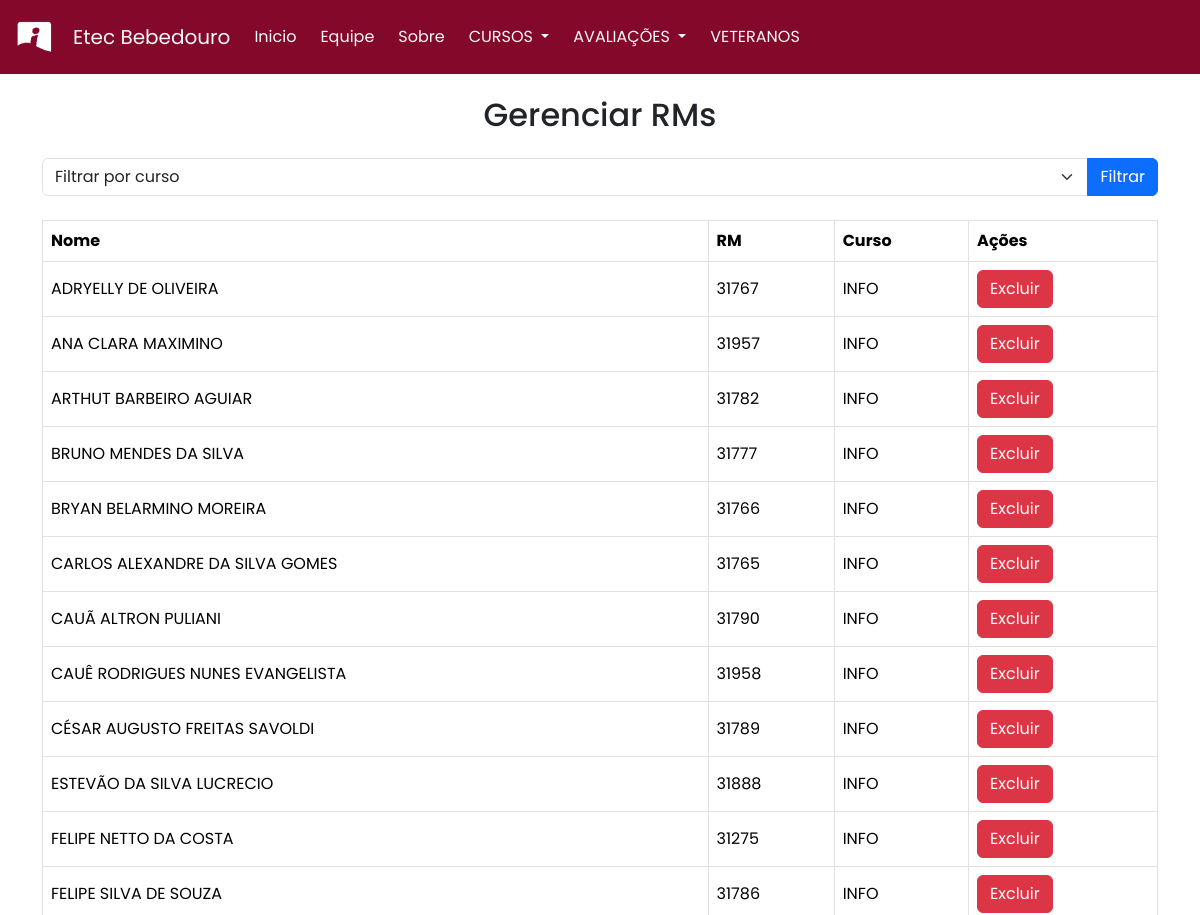
The page /Pages/ADM_VET.php (upper part) on the database as committed earlier.
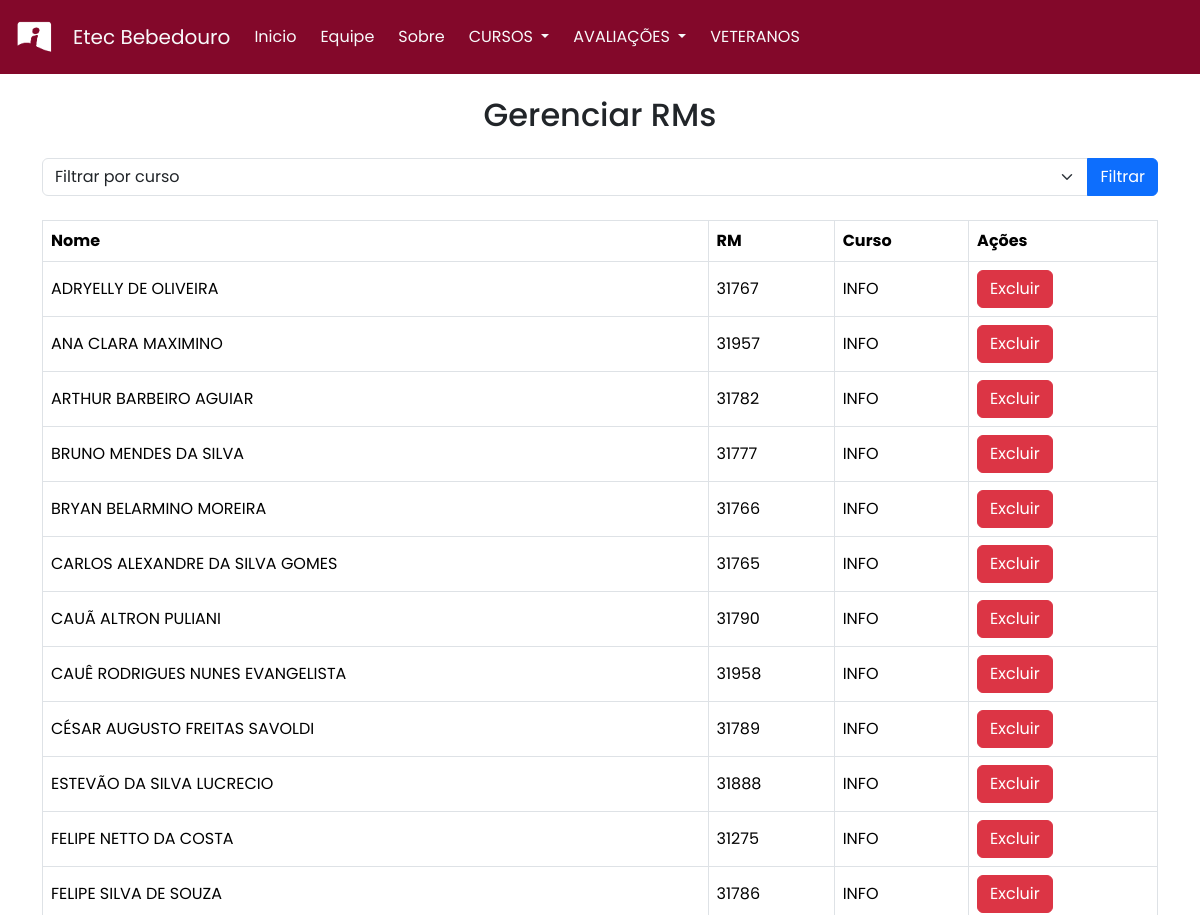
The same page on the database as committed later.
### tables this page shows
create table tbRM (
    nome VARCHAR(255) NOT NULL,
    rm INT(5) primary key,
    curso VARCHAR(4) NOT NULL,

CONSTRAINT curso_check CHECK (curso IN ('INFO', 'ADM', 'RH', 'JUR', 'MKT'))
);

### Pages/ADM_VET.php (the view, shortened to what this page needs)
<?php
require "conexao.php";
?>
<!DOCTYPE html>
<html lang="en">
<head>
    <link rel="stylesheet" href="../style.css">
    <link href="https://cdn.jsdelivr.net/npm/bootstrap@5.3.3/dist/css/bootstrap.min.css" rel="stylesheet">
</head>
<body>
    <nav class="navbar navbar-expand-lg fixed-top">
        <div class="container-fluid">
            <a class="navbar-brand" href="#">
                <img src="../images/logo3.png" width="45" height="48" alt="Logo">
            </a>
            <a class="navbar-brand text-light" href="#">Etec Bebedouro</a>
            <div class="text-light collapse navbar-collapse" id="navbarNavDropdown">
                <ul class="navbar-nav me-auto mb-2 mb-lg-0">
                    <li class="nav-item">
                        <a class="text-light nav-link active me-2" aria-current="page" href="#im">Inicio</a>
                    </li>
                    <li class="nav-item">
                        <a class="text-light nav-link me-2" href="#eq">Equipe</a>
                    </li>
                    <li class="nav-item">
                        <a class="text-light nav-link me-2" href="#sb">Sobre</a>
                    </li>
                    <li class="nav-item dropdown">
                        <a class="text-light nav-link dropdown-toggle me-2" href="#" role="button" data-bs-toggle="dropdown" aria-expanded="false">
                            CURSOS
                        </a>
                    </li>
                    <li class="nav-item dropdown">
                        <a class="text-light nav-link dropdown-toggle me-2" href="#" role="button" data-bs-toggle="dropdown" aria-expanded="false">
                            AVALIAÇÕES
                        </a>
                    </li>
                    <li class="nav-item">
                        <a class="text-light nav-link me-2" href="ADM_VET.php">VETERANOS</a>
                    </li>
                </ul>
            </div>
        </div>
    </nav>
    <div class="container mt-5 pt-5">
        <h2 class="text-center mb-4">Gerenciar RMs</h2>
        <form method="GET" class="mb-4">
            <div class="input-group">
                <select name="curso" class="form-select" required>
                    <option value="" disabled selected>Filtrar por curso</option>
                </select>
                <button type="submit" class="btn btn-primary">Filtrar</button>
            </div>
        </form>
        <table class="table table-bordered table-hover">
            <thead>
                <tr>
                    <th>Nome</th>
                    <th>RM</th>
                    <th>Curso</th>
                    <th>Ações</th>
                </tr>
            </thead>
            <tbody>
                <?php
                $cursoFiltro = isset($_GET['curso']) ? $_GET['curso'] : '';
                if ($cursoFiltro) {
                    $sqlSelect = "SELECT * FROM tbRM WHERE curso = ? ORDER BY nome ASC";
                    $stmtSelect = mysqli_prepare($conexao, $sqlSelect);
                    mysqli_stmt_bind_param($stmtSelect, "s", $cursoFiltro);
                } else {
                    $sqlSelect = "SELECT * FROM tbRM ORDER BY nome ASC";
                    $stmtSelect = mysqli_prepare($conexao, $sqlSelect);
                }
                mysqli_stmt_execute($stmtSelect);
                $resultSelect = mysqli_stmt_get_result($stmtSelect);
                while ($row = mysqli_fetch_assoc($resultSelect)) {
                    echo "<tr>
                            <td>{$row['nome']}</td>
                            <td>{$row['rm']}</td>
                            <td>{$row['curso']}</td>
                            <td>
                                <a href='?delete={$row['rm']}' class='btn btn-danger' onclick='return confirm(\"Tem certeza que deseja excluir este registro?\")'>Excluir</a>
                            </td>
                          </tr>";
                }
                ?>
            </tbody>
        </table>
    </div>
</body>
</html>

### style.css (style rules this page uses)
* { font-family: "Poppins", sans-serif; box-sizing: border-box; }
.navbar { background-color: #83082A; color: aliceblue; top: 0; left: 0; width: 100%; }

### Pages/ADM_VET.php (style rules this page uses)
body { display: flex; flex-direction: column; min-height: 100vh; font-family: 'Poppins', sans-serif; }
.table th, .table td { vertical-align: middle; }

Rows that differ between the two databases and show on the page:
changed tbrm id 31782: nome "ARTHUT BARBEIRO AGUIAR" → "ARTHUR BARBEIRO AGUIAR"
